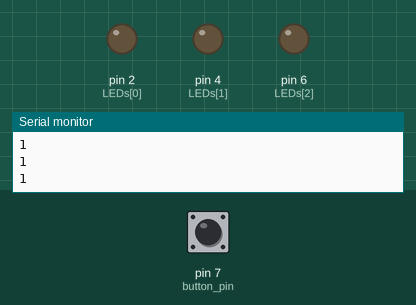
Simulated run of this sketch. Board: Arduino Uno, built with avr-gcc and run on an emulated ATmega328P. Parts: output pins drawn as LEDs (lit = HIGH), the last lines printed to the serial monitor. Inputs (shaded band) come from the test bench; at power-on: pin 7 (button_pin) HIGH.

Above: at 2.8 s.
2.9 s: pin 7 (button_pin) pulled LOW for 1.2 s
At 4.3 s:
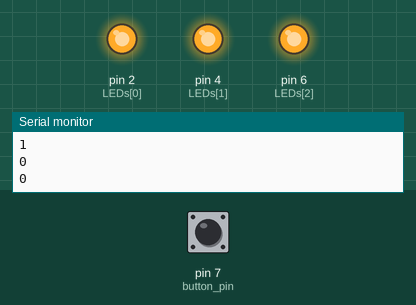
7.5 s: pin 7 (button_pin) pulled LOW for 3.2 s
At 12.9 s:
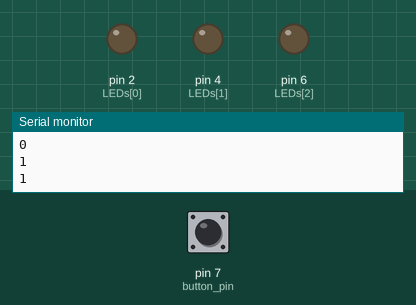
Timing chart, 0 to 14.4 s (numbered marks = the images above; inputs shaded):
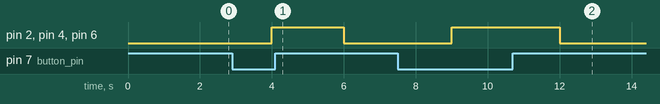

Measured:
- after the input at 2.9 s, pin 2 (LEDs[0]), pin 4 (LEDs[1]), pin 6 (LEDs[2]): LOW → HIGH after 1.1 s, → LOW 2.0 s later
- after the input at 7.5 s, pin 2 (LEDs[0]), pin 4 (LEDs[1]), pin 6 (LEDs[2]): LOW → HIGH after 1.5 s, → LOW 3.0 s later

The sketch:

Using_arrays.ino
```cpp
int button_pin = 7;
int buttonState;
# define numleds 3;
int LEDs[3] = {2, 4, 6};


void setup() {
  pinMode(button_pin, INPUT);
  for (int i = 0; i < 3; i++) {
    pinMode(LEDs[i], OUTPUT);
  }
  Serial.begin(9600);
}

void loop() {
  buttonState = digitalRead(button_pin);
  Serial.println(buttonState);
  delay(1000);
  if (buttonState == 0) {
    for (int i = 0; i < 3; i++) {
      digitalWrite(LEDs[i], HIGH);
    }
  } else {
    for (int i = 0; i < 3; i++) {
      digitalWrite(LEDs[i], LOW);
    }
  }

}
```
